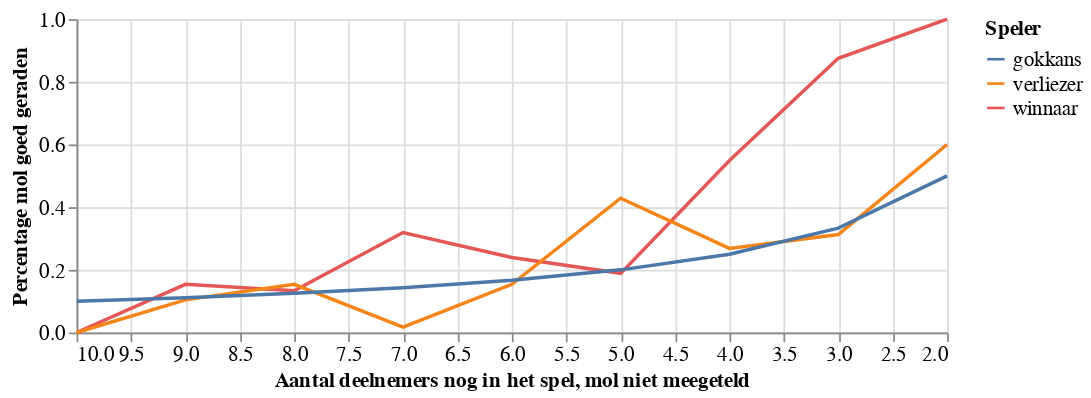

Write notebook code for a chart like this one.
### Markdown cell above
## Kunnen deelnemers de Mol ontmaskeren?

De deelnemers maken elke aflevering een test, waarbij ze vragen over de mol moeten beantwoorden. Soms geven ze ook aan wie ze verdenken. Maar in hoeverre weten de deelnemers wie de mol is, of wordt er maar wat gegokt? Het lijkt logisch dat er op het begin wordt gegokt en dat er uiteindelijk een beter beeld ontstaat wie de mol is. Laten we kijken hoe goed de uiteindelijke winnaar en verliezer weten te voorspellen wie de mol is.

En inderdaad, op het begin van het spel, als er nog veel deelnemers zijn doen de winnaars en verliezers het ongeveer even goed als puur gokken. Dit blijft zo, totdat er nog 4 deelnemers zijn. We zien dat de verliezers het ongeveer even goed blijft doen als gokken, maar de winnaars gaan het veel beter doen. Als er nog 2 deelnemers over zijn (winnaar en verliezer) heeft de winnaar het altijd goed. In de helft van de 18 seizoenen hebben we we hier informatie over. We weten dus niet zeker of het in de andere helft van de seizoenen ook zo was want dat hebben de tv-makers ons niet laten zien.

Maar toch, 100% score: indrukwekkend!

### Code cell
#hide_input
# lets see per stage of the game how often winner and loser have been correct, and compare that to sheer guessing (at end of the game you have a 50% chance of guessing right)
winbyparticipant = result[['winner_scores', 'loser_scores']].groupby(result['num_participants']).mean()
winbyparticipant['gokkans'] = 1 / winbyparticipant.index
chart_data = winbyparticipant
chart_data.index.name = "Aantal deelnemers nog in het spel, mol niet meegeteld"
chart_data.rename({'winner_scores': 'winnaar', 'loser_scores': 'verliezer'}, axis='columns', inplace=True)
chart_data = chart_data.reset_index().melt('Aantal deelnemers nog in het spel, mol niet meegeteld')
chart_data.rename({'value': 'Percentage mol goed geraden', 'variable': 'Speler'}, axis='columns', inplace=True)

chart = alt.Chart(
    chart_data, width=500,
    height=180).mark_line().encode(
    alt.X('Aantal deelnemers nog in het spel, mol niet meegeteld', scale=alt.Scale(domain=[10, 2])),
    y='Percentage mol goed geraden',
    color='Speler'
).configure_axis(
    labelFontSize=12,
    titleFontSize=12).configure_legend(
    labelFontSize=12,
    titleFontSize=12)
chart.display()

### Figure 1 — Vega-Lite specification as saved in the notebook (floating-point values rounded to 4 significant figures)
{"$schema": "https://vega.github.io/schema/vega-lite/v2.6.0.json", "config": {"axis": {"labelFontSize": 12, "titleFontSize": 12}, "legend": {"labelFontSize": 12, "titleFontSize": 12}, "view": {"height": 300, "width": 400}}, "data": {"name": "data-b2db65624d2a1ae11dcc611b0a78ee05"}, "datasets": {"data-b2db65624d2a1ae11dcc611b0a78ee05": [{"Aantal deelnemers nog in het spel, mol niet meegeteld": 2, "Percentage mol goed geraden": 1, "Speler": "winnaar"}, {"Aantal deelnemers nog in het spel, mol niet meegeteld": 3, "Percentage mol goed geraden": 0.875, "Speler": "winnaar"}, {"Aantal deelnemers nog in het spel, mol niet meegeteld": 4, "Percentage mol goed geraden": 0.549, "Speler": "winnaar"}, {"Aantal deelnemers nog in het spel, mol niet meegeteld": 5, "Percentage mol goed geraden": 0.1889, "Speler": "winnaar"}, {"Aantal deelnemers nog in het spel, mol niet meegeteld": 6, "Percentage mol goed geraden": 0.2396, "Speler": "winnaar"}, {"Aantal deelnemers nog in het spel, mol niet meegeteld": 7, "Percentage mol goed geraden": 0.319, "Speler": "winnaar"}, {"Aantal deelnemers nog in het spel, mol niet meegeteld": 8, "Percentage mol goed geraden": 0.1333, "Speler": "winnaar"}, {"Aantal deelnemers nog in het spel, mol niet meegeteld": 9, "Percentage mol goed geraden": 0.1538, "Speler": "winnaar"}, {"Aantal deelnemers nog in het spel, mol niet meegeteld": 10, "Percentage mol goed geraden": 0, "Speler": "winnaar"}, {"Aantal deelnemers nog in het spel, mol niet meegeteld": 2, "Percentage mol goed geraden": 0.6, "Speler": "verliezer"}, {"Aantal deelnemers nog in het spel, mol niet meegeteld": 3, "Percentage mol goed geraden": 0.3125, "Speler": "verliezer"}, {"Aantal deelnemers nog in het spel, mol niet meegeteld": 4, "Percentage mol goed geraden": 0.2685, "Speler": "verliezer"}, {"Aantal deelnemers nog in het spel, mol niet meegeteld": 5, "Percentage mol goed geraden": 0.4286, "Speler": "verliezer"}, {"Aantal deelnemers nog in het spel, mol niet meegeteld": 6, "Percentage mol goed geraden": 0.1538, "Speler": "verliezer"}, {"Aantal deelnemers nog in het spel, mol niet meegeteld": 7, "Percentage mol goed geraden": 0.01754, "Speler": "verliezer"}, {"Aantal deelnemers nog in het spel, mol niet meegeteld": 8, "Percentage mol goed geraden": 0.1538, "Speler": "verliezer"}, {"Aantal deelnemers nog in het spel, mol niet meegeteld": 9, "Percentage mol goed geraden": 0.1042, "Speler": "verliezer"}, {"Aantal deelnemers nog in het spel, mol niet meegeteld": 10, "Percentage mol goed geraden": 0, "Speler": "verliezer"}, {"Aantal deelnemers nog in het spel, mol niet meegeteld": 2, "Percentage mol goed geraden": 0.5, "Speler": "gokkans"}, {"Aantal deelnemers nog in het spel, mol niet meegeteld": 3, "Percentage mol goed geraden": 0.3333, "Speler": "gokkans"}, {"Aantal deelnemers nog in het spel, mol niet meegeteld": 4, "Percentage mol goed geraden": 0.25, "Speler": "gokkans"}, {"Aantal deelnemers nog in het spel, mol niet meegeteld": 5, "Percentage mol goed geraden": 0.2, "Speler": "gokkans"}, {"Aantal deelnemers nog in het spel, mol niet meegeteld": 6, "Percentage mol goed geraden": 0.1667, "Speler": "gokkans"}, {"Aantal deelnemers nog in het spel, mol niet meegeteld": 7, "Percentage mol goed geraden": 0.1429, "Speler": "gokkans"}, {"Aantal deelnemers nog in het spel, mol niet meegeteld": 8, "Percentage mol goed geraden": 0.125, "Speler": "gokkans"}, {"Aantal deelnemers nog in het spel, mol niet meegeteld": 9, "Percentage mol goed geraden": 0.1111, "Speler": "gokkans"}, {"Aantal deelnemers nog in het spel, mol niet meegeteld": 10, "Percentage mol goed geraden": 0.1, "Speler": "gokkans"}]}, "encoding": {"color": {"field": "Speler", "type": "nominal"}, "x": {"field": "Aantal deelnemers nog in het spel, mol niet meegeteld", "scale": {"domain": [10, 2]}, "type": "quantitative"}, "y": {"field": "Percentage mol goed geraden", "type": "quantitative"}}, "height": 180, "mark": "line", "width": 500}
